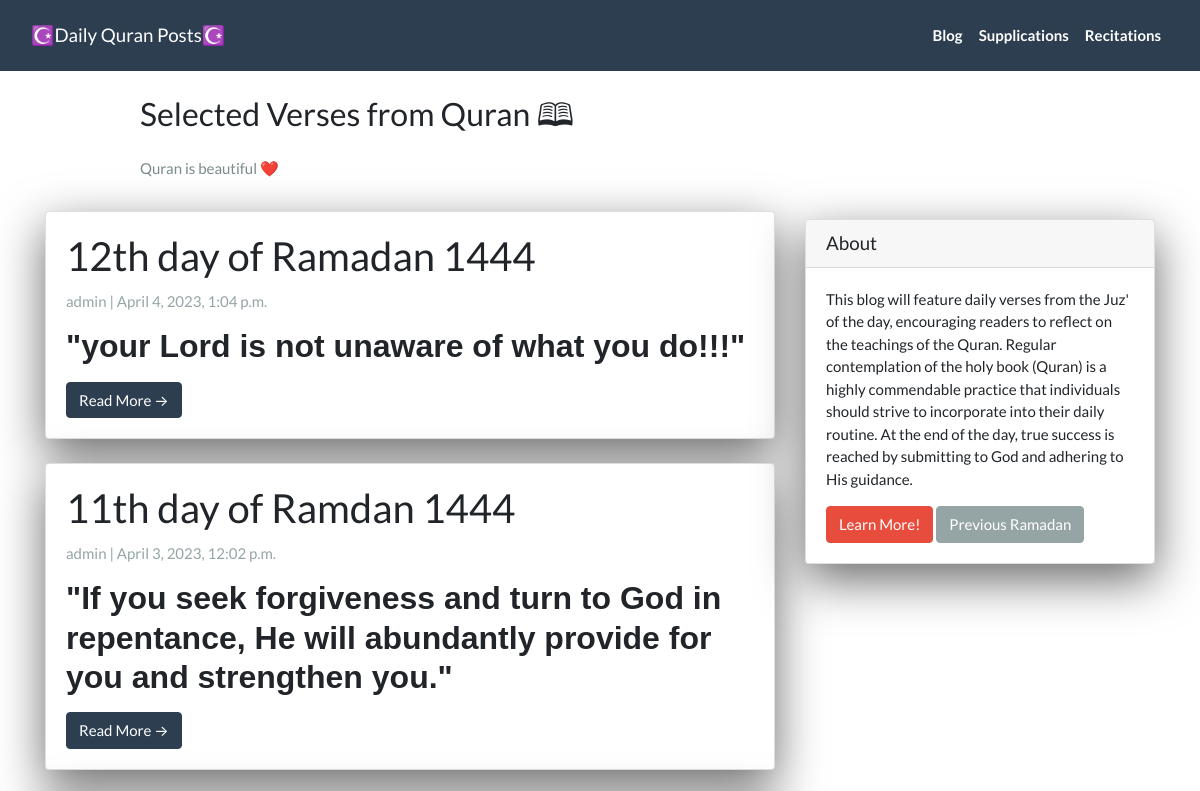
Before: / (upper part) with the older database file.
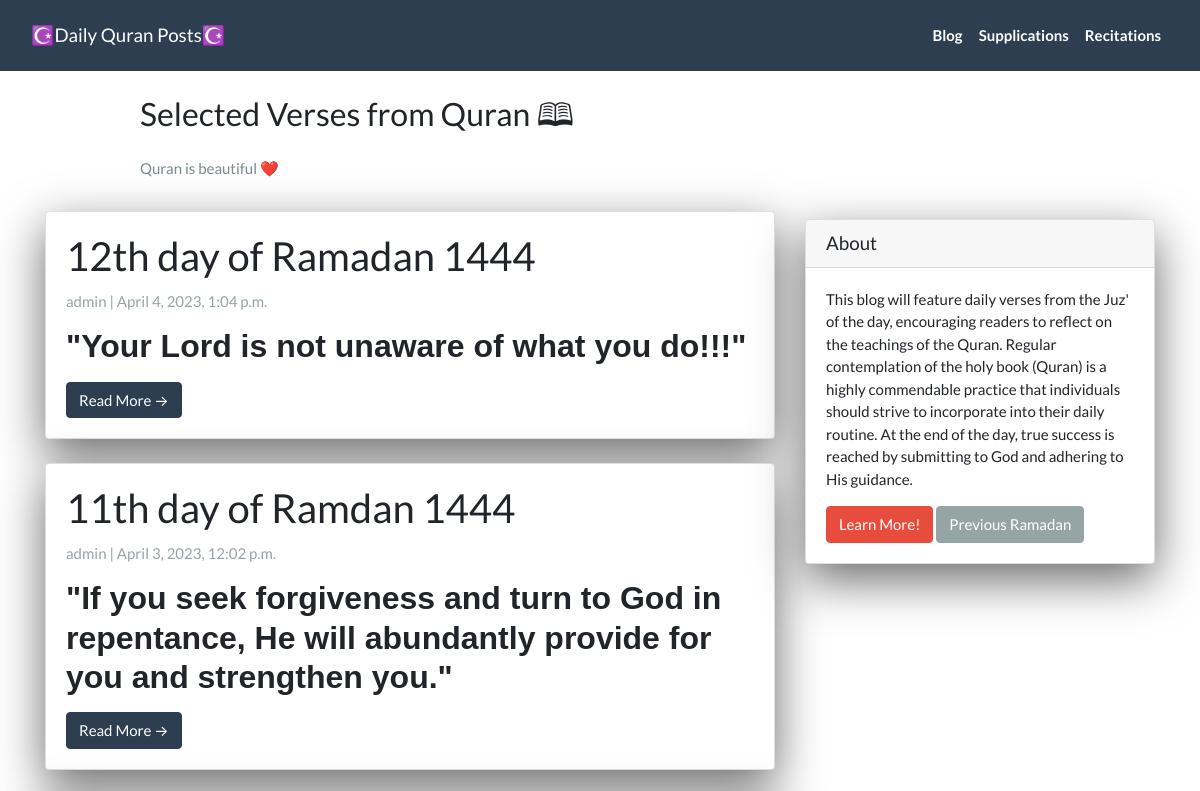
After: the same page with the newer database file.
### App/models.py (models this page shows, shortened)
class Post(models.Model):
  title =  models.CharField(max_length=200, unique=True)
  slug =   models.SlugField(max_length=200, unique=True)
  author = models.ForeignKey(User, on_delete=models.CASCADE, related_name='blog_posts')
  created_on = models.DateTimeField(auto_now_add=True)
  updated_on = models.DateTimeField(auto_now=True)
  summary = RichTextField(blank=True, null=True)
  content = RichTextField(blank=True, null=True)
  video_link = EmbedVideoField(blank=True, null=True)
  status = models.IntegerField(choices=STATUS, default=0)
  class Meta:
    ordering = ['-created_on']

### App/views.py (the view)
# urls.py: path('',                PostList.as_view(),           name="home"),
class PostList(generic.ListView):
  queryset = Post.objects.filter(status=1).order_by('-created_on')
  template_name = 'index.html'

### App/templates/index.html (shortened to what this page needs)
{% extends "base.html" %}
{% block content %}
<header class="masthead">
  <div class="container">
    <div class="row">
      <div class=" col-md-8 col-md-10 mx-auto">
        <div class="site-heading">
          <h3 class=" site-heading my-4 mt-3 text-black">Selected Verses from Quran 🕮 </h3>
          <p class="text-dark">Quran is beautiful ❤️</p>
        </div>
      </div>
    </div>
  </div>
</header>
<div class="container">
  <div class="row">
    <div class="col-md-8 mt-3 left">
      {% for post in post_list %}
      <div class="card mb-4">
        <div class="card-body">
          <h2 class="card-title">{{ post.title }}</h2>
          <p class="card-text text-muted h6">{{ post.author }} | {{ post.created_on}} </p>
          <p class="card-text">{{post.summary | safe}}</p>
          <a href="{% url 'post_detail' post.slug  %}" class="btn btn-primary">Read More &rarr;</a>
        </div>
      </div>
      {% endfor %}
    </div>
    {% block sidebar %}
    {% include 'sidebar.html' %}
    {% endblock sidebar %}
  </div>
</div>
{%endblock%}

Changed rows visible on the page:
changed Post "12th day of Ramadan 1444": summary "\"your Lord is not unaware of what you do!!!\"" → "\"Your Lord is not unaware of what you do!!!\""
